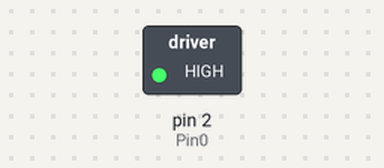
A sketch run on a simulated Arduino Uno, built with avr-gcc and run on an emulated ATmega328P. On the bench: switched loads named in the sketch (green lamp = pin HIGH).

Above: at 0.1 s.
Timing chart, 0 to 1.6 s (numbered marks = the images above):
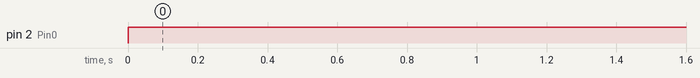

Measured:
- by itself, pin 2 (Pin0): LOW → HIGH at 0.00 s

The sketch:

Stepper_motor_2pin.ino
```cpp
int Pin0 = 2;

void setup()
{
  Serial.begin(9600);
pinMode(Pin0, OUTPUT);
}
void loop()
{
 digitalWrite(Pin0, HIGH);
}
```
